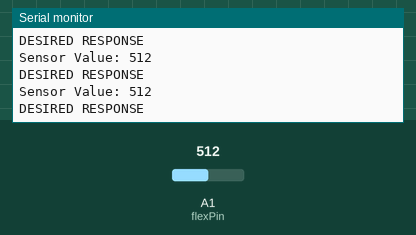
Recording of a sketch running on a simulated Arduino Uno, built with avr-gcc and run on an emulated ATmega328P. Parts: the last lines printed to the serial monitor. Inputs (shaded band) come from the test bench; at power-on: A1 (flexPin) = 512.

Above: at 1.3 s.
1.4 s: A1 (flexPin) set to 141
At 1.82 s:
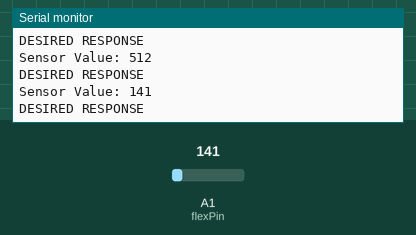
2.9 s: A1 (flexPin) set to 121
At 3.32 s:
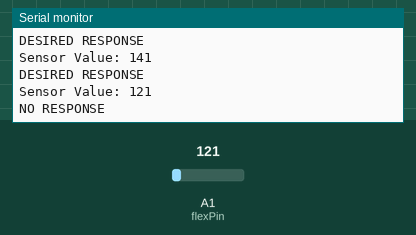
Timing chart, 0 to 5.9 s (numbered marks = the images above; inputs shaded):
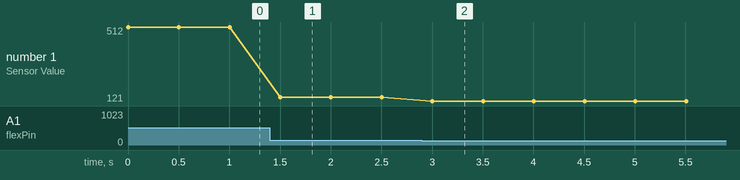

The sketch:

aurdino1_Code.ino
```cpp
const int flexPin = A1;  // Pin connected to the flex sensor
int sensorValue;         // Variable to store the sensor value
int Threshold_1 = 130;      // Threshold for "Hello"
int Threshold_2 = 150; // Threshold for "Good Morning"

void setup() {
  Serial.begin(9600);    // Start serial communication
  pinMode(flexPin, INPUT);
}

void loop() {
  sensorValue = analogRead(flexPin);  // Read the sensor value
  Serial.print("Sensor Value: ");
  Serial.println(sensorValue);

  if (sensorValue > Threshold_1) {
    Serial.println("DESIRED RESPONSE");

  } else {
    Serial.println("NO RESPONSE");
  }
  delay(500);  // Delay for stability
}
```

Measured:
- the behaviour switches between 131 and 130 on A1 (flexPin) (found by bisection; images 1 and 2)
- after the input at 1.4 s, the serial monitor: prints a new line after 0.10 s (image 1)
- after the input at 2.9 s, the serial monitor: prints a new line after 0.10 s (image 2)
- plotted number 1: 512 → 141 after the input at 1.4 s, 141 → 121 after the input at 2.9 s
